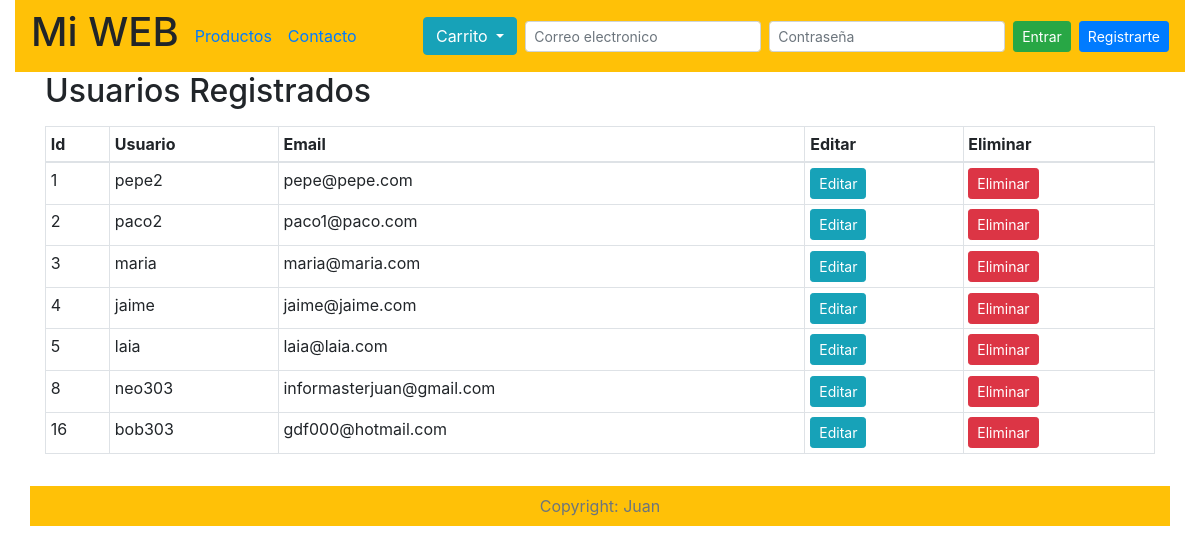
/admin_usuarios.php, run on the app's committed database.
### tables this page shows
CREATE TABLE `usuarios` (
  `id` int(2) NOT NULL,
  `usuario` varchar(100) NOT NULL,
  `nombre` varchar(255) NOT NULL,
  `apellidos` varchar(255) NOT NULL,
  `email` varchar(100) NOT NULL,
  `pass` varchar(200) NOT NULL,
  `fecha` timestamp NOT NULL DEFAULT CURRENT_TIMESTAMP,
  `rol` varchar(255) NOT NULL DEFAULT 'user',
  `codigo_activacion` varchar(100) NOT NULL,
  `estado` enum('activada','desactivada') NOT NULL DEFAULT 'desactivada'
);

### librerias/consultas_bd.php (called while the page is built, shortened)
<?php
function list_usuarios($conexion)
{
    $sql = "SELECT * FROM usuarios";
    $res = mysqli_query($conexion, $sql);
    return $res;
}

### admin_usuarios.php (the view, shortened to what this page needs)
<?php
include "database/conexion_bd.php";
include "librerias/consultas_bd.php";
?>
    <!doctype html>
    <html lang="es">
    <head>
        <?php include "plantillas/plantilla_cabecera.php";?>
    </head>
    <body>
        <div class="container-fluid">
            <?php include "plantillas/plantilla_navegacion.php";?>
                <div class="container">
                    <div class="row">
                        <div class="col-12">
                                <h2>Usuarios Registrados</h2>
                                <table class="table  table-sm table-bordered table-hover">
                                    <thead>
                                        <tr>
                                            <th scope="col">Id</th>
                                            <th scope="col">Usuario</th>
                                            <th scope="col">Email</th>
                                            <th scope="col">Editar</th>
                                             <th scope="col">Eliminar</th>
                                        </tr>
                                    </thead>
                                <?php
                                $res = list_usuarios($conexion);
                                while($row = mysqli_fetch_array($res)){ ?>
                                    <tr>
                                        <td><?=$row['id'];?></td>
                                        <td><?=$row['usuario'];?></td>
                                        <td><?=$row['email'];?></td>
                                        <td><a class="btn btn-sm btn-info" href='editar_usuario_admin?id_usuario=<?=$row['id'];?>'>Editar</a></td>
                                        <td><a class="btn btn-sm btn-danger"href='?eliminar_id=<?=$row['id'];?>'>Eliminar</a></td>
                                    </tr>
                            <?php } ?>
                                </table>
                        </div>
                    </div>
                </div>
                <div class="container-fluid">
                    <?php include "plantillas/plantilla_pie.php";?>
                </div>
        </div>
    </body>
    </html>

### data on the page
usuarios: id "1", usuario "pepe2", email "pepe@pepe.com"
usuarios: id "2", usuario "paco2", email "paco1@paco.com"
usuarios: id "3", usuario "maria", email "maria@maria.com"
usuarios: id "4", usuario "jaime", email "jaime@jaime.com"
usuarios: id "5", usuario "laia", email "laia@laia.com"
usuarios: id "8", usuario "neo303", email "informasterjuan@gmail.com"
usuarios: id "16", usuario "bob303", email "gdf000@hotmail.com"
